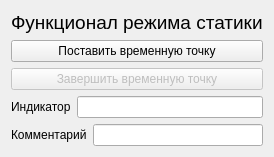
     <widget class="QFrame" name="frame_static_2">
      <property name="sizePolicy">
       <sizepolicy hsizetype="Fixed" vsizetype="Preferred">
        <horstretch>0</horstretch>
        <verstretch>0</verstretch>
       </sizepolicy>
      </property>
      <property name="minimumSize">
       <size>
        <width>200</width>
        <height>0</height>
       </size>
      </property>
      <property name="maximumSize">
       <size>
        <width>16777215</width>
        <height>16777215</height>
       </size>
      </property>
      <property name="autoFillBackground">
       <bool>false</bool>
      </property>
      <property name="frameShape">
       <enum>QFrame::Shape::NoFrame</enum>
      </property>
      <property name="frameShadow">
       <enum>QFrame::Shadow::Raised</enum>
      </property>
      <layout class="QGridLayout" name="gridLayout_6">
       <property name="sizeConstraint">
        <enum>QLayout::SizeConstraint::SetDefaultConstraint</enum>
       </property>
       <item row="1" column="0">
        <widget class="QPushButton" name="pushButton_time_point_start">
         <property name="text">
          <string>Поставить временную точку</string>
         </property>
        </widget>
       </item>
       <item row="0" column="0">
        <widget class="QLabel" name="label_3">
         <property name="font">
          <font>
           <pointsize>14</pointsize>
          </font>
         </property>
         <property name="text">
          <string>Функционал режима статики</string>
         </property>
         <property name="alignment">
          <set>Qt::AlignmentFlag::AlignLeading|Qt::AlignmentFlag::AlignLeft|Qt::AlignmentFlag::AlignTop</set>
         </property>
        </widget>
       </item>
       <item row="2" column="0">
        <widget class="QPushButton" name="pushButton_time_point_end">
         <property name="enabled">
          <bool>false</bool>
         </property>
         <property name="text">
          <string>Завершить временную точку</string>
         </property>
        </widget>
       </item>
       <item row="6" column="0">
        <layout class="QHBoxLayout" name="horizontalLayout_4">
         <item>
          <widget class="QLabel" name="label_5">
           <property name="text">
            <string>Индикатор</string>
           </property>
          </widget>
         </item>
         <item>
          <widget class="QLineEdit" name="lineEdit_indicator_value"/>
         </item>
        </layout>
       </item>
       <item row="7" column="0">
        <layout class="QHBoxLayout" name="horizontalLayout_5">
         <item>
          <widget class="QLabel" name="label_6">
           <property name="text">
            <string>Комментарий</string>
           </property>
          </widget>
         </item>
         <item>
          <widget class="QLineEdit" name="lineEdit_comment_value"/>
         </item>
        </layout>
       </item>
      </layout>
     </widget>
